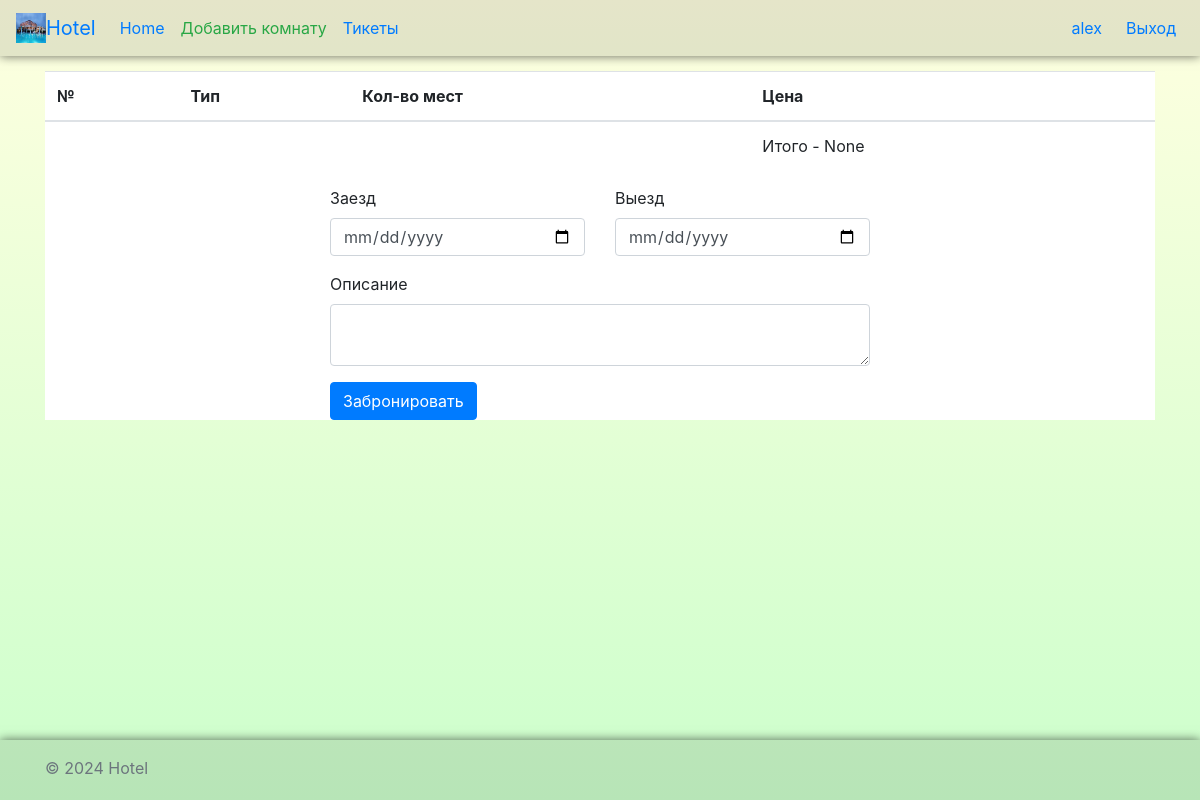
The app's page /booking/info/ (signed in), older data.
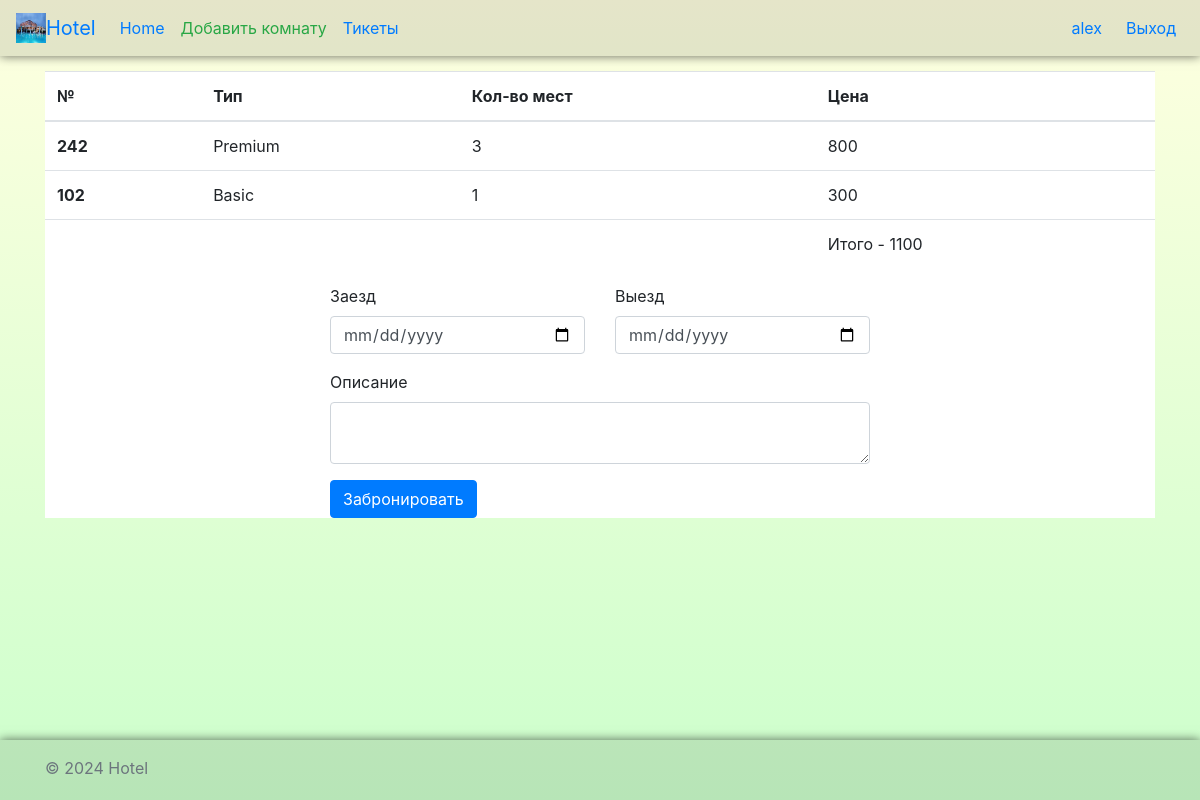
The same page, newer data.
### booking/models.py (models this page shows)
class Basket(models.Model):
    user = models.ForeignKey(User, on_delete=models.CASCADE)
    room = models.ForeignKey(Room, on_delete=models.CASCADE)

### rooms/models.py (models this page shows, shortened)
class Room(models.Model):
    id = models.AutoField(primary_key=True)
    room_type = models.ForeignKey(RoomType, on_delete=models.CASCADE)
    number = models.IntegerField()
    beds = models.IntegerField()
    price = models.IntegerField()
    is_available = models.BooleanField(default=True)
    image = models.ImageField(upload_to='room_images/', null=True, blank=True)
    description = models.TextField(null=True, blank=True)
    is_deleted = models.BooleanField(default=False)

class RoomType(models.Model):
    id = models.AutoField(primary_key=True)
    name = models.CharField(max_length=50)
    description = models.TextField(null=True, blank=True)
    def __str__(self):
        return self.name

### booking/views.py (the view)
# urls.py: path('info/', views.get_basket, name="getBasket"),
def get_basket(request):
    if request.user.is_authenticated:
        user = request.user
        items_on_basket = Basket.objects.filter(user=user)
        sum_items = items_on_basket.aggregate(Sum('room__price'))
        return render(request, 'booking/booking.html', {'items_on_basket': items_on_basket, 'sum_items': sum_items.get('room__price__sum')})
    else:
        return None

### templates/booking/booking.html (shortened to what this page needs)
{% extends 'layout.html' %}
{% block content %}
    <div class="bg-white">
        <table class="table">
            <thead>
            <tr>
                <th scope="col">№</th>
                <th scope="col">Тип</th>
                <th scope="col">Кол-во мест</th>
                <th scope="col">Цена</th>
            </tr>
            </thead>
            <tbody>
            {% for item in items_on_basket %}
                <tr>
                    <th scope="row">{{ item.room.number }}</th>
                    <td>{{ item.room.room_type }}</td>
                    <td>{{ item.room.beds }}</td>
                    <td>{{ item.room.price }}</td>
                </tr>
            {% endfor %}
            </tbody>
            <tfoot>
            <tr>
                <td colspan="3"></td>
                <td>
                    <div style="display: flex; justify-content: flex-start">
                        Итого - {{ sum_items }}
                    </div>
                </td>
            </tr>
            </tfoot>
        </table>
        <div class="mt-3 row mb-3">
            <div class="col-3"></div>
            <div class="col-6">
                <form method="post" action="{% url 'addBooking' %}">
                    <div class="row">
                        <div class="form-group col-6">
                            <label for="check_in">Заезд</label>
                            <input type="date" class="form-control" id="check_in" name="check_in">
                        </div>
                        <div class="form-group col-6">
                            <label for="check_out">Выезд</label>
                            <input type="date" class="form-control" id="check_out" name="check_out">
                        </div>
                    </div>
                    <div class="form-group">
                        <label for="description">Описание</label>
                        <textarea class="form-control" id="description" name="description"></textarea>
                    </div>
                    <button type="submit" class="btn btn-primary">Забронировать</button>
                </form>
            </div>
            <div class="col-3"></div>
        </div>
    </div>
{% endblock %}

Row changes from the older to the newer data that the page shows:
added Basket: room.number "242", room.room_type "Premium", room.beds "3", room.price "800"
added Basket: room.number "102", room.room_type "Basic", room.beds "1", room.price "300"
Text that changed along with them:
{{ sum_items }}: "None" → "1100"
